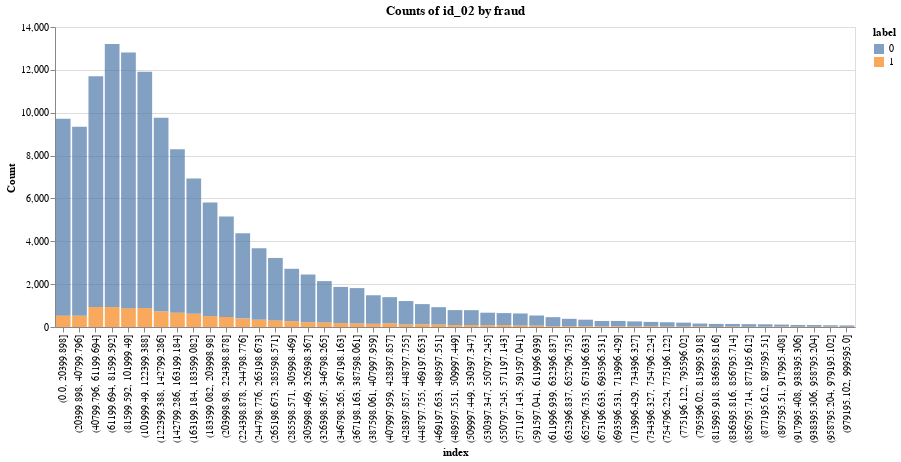

This figure's notebook cell:
### Code cell
auto_bin(X, 'id_02', 50)#.interactive()

### Figure 1 — Vega-Lite specification as saved in the notebook (floating-point values rounded to 4 significant figures)
{"$schema": "https://vega.github.io/schema/vega-lite/v3.3.0.json", "config": {"mark": {"tooltip": null}, "view": {"height": 300, "width": 400}}, "data": {"name": "data-8c3e475fae722abe788d6000dc9ae22c"}, "datasets": {"data-8c3e475fae722abe788d6000dc9ae22c": [{"count": 9191, "index": "(0.0, 20399.898]", "label": 0}, {"count": 527, "index": "(0.0, 20399.898]", "label": 1}, {"count": 8829, "index": "(20399.898, 40799.796]", "label": 0}, {"count": 520, "index": "(20399.898, 40799.796]", "label": 1}, {"count": 10759, "index": "(40799.796, 61199.694]", "label": 0}, {"count": 938, "index": "(40799.796, 61199.694]", "label": 1}, {"count": 12271, "index": "(61199.694, 81599.592]", "label": 0}, {"count": 932, "index": "(61199.694, 81599.592]", "label": 1}, {"count": 11937, "index": "(81599.592, 101999.49]", "label": 0}, {"count": 868, "index": "(81599.592, 101999.49]", "label": 1}, {"count": 11033, "index": "(101999.49, 122399.388]", "label": 0}, {"count": 879, "index": "(101999.49, 122399.388]", "label": 1}, {"count": 9046, "index": "(122399.388, 142799.286]", "label": 0}, {"count": 720, "index": "(122399.388, 142799.286]", "label": 1}, {"count": 7635, "index": "(142799.286, 163199.184]", "label": 0}, {"count": 663, "index": "(142799.286, 163199.184]", "label": 1}, {"count": 6320, "index": "(163199.184, 183599.082]", "label": 0}, {"count": 613, "index": "(163199.184, 183599.082]", "label": 1}, {"count": 5302, "index": "(183599.082, 203998.98]", "label": 0}, {"count": 505, "index": "(183599.082, 203998.98]", "label": 1}, {"count": 4686, "index": "(203998.98, 224398.878]", "label": 0}, {"count": 469, "index": "(203998.98, 224398.878]", "label": 1}, {"count": 3980, "index": "(224398.878, 244798.776]", "label": 0}, {"count": 391, "index": "(224398.878, 244798.776]", "label": 1}, {"count": 3343, "index": "(244798.776, 265198.673]", "label": 0}, {"count": 333, "index": "(244798.776, 265198.673]", "label": 1}, {"count": 2925, "index": "(265198.673, 285598.571]", "label": 0}, {"count": 297, "index": "(265198.673, 285598.571]", "label": 1}, {"count": 2449, "index": "(285598.571, 305998.469]", "label": 0}, {"count": 268, "index": "(285598.571, 305998.469]", "label": 1}, {"count": 2228, "index": "(305998.469, 326398.367]", "label": 0}, {"count": 221, "index": "(305998.469, 326398.367]", "label": 1}, {"count": 1934, "index": "(326398.367, 346798.265]", "label": 0}, {"count": 207, "index": "(326398.367, 346798.265]", "label": 1}, {"count": 1689, "index": "(346798.265, 367198.163]", "label": 0}, {"count": 182, "index": "(346798.265, 367198.163]", "label": 1}, {"count": 1653, "index": "(367198.163, 387598.061]", "label": 0}, {"count": 162, "index": "(367198.163, 387598.061]", "label": 1}, {"count": 1333, "index": "(387598.061, 407997.959]", "label": 0}, {"count": 148, "index": "(387598.061, 407997.959]", "label": 1}, {"count": 1226, "index": "(407997.959, 428397.857]", "label": 0}, {"count": 166, "index": "(407997.959, 428397.857]", "label": 1}, {"count": 1098, "index": "(428397.857, 448797.755]", "label": 0}, {"count": 114, "index": "(428397.857, 448797.755]", "label": 1}, {"count": 946, "index": "(448797.755, 469197.653]", "label": 0}, {"count": 122, "index": "(448797.755, 469197.653]", "label": 1}, {"count": 814, "index": "(469197.653, 489597.551]", "label": 0}, {"count": 111, "index": "(469197.653, 489597.551]", "label": 1}, {"count": 698, "index": "(489597.551, 509997.449]", "label": 0}, {"count": 91, "index": "(489597.551, 509997.449]", "label": 1}, {"count": 698, "index": "(509997.449, 530397.347]", "label": 0}, {"count": 88, "index": "(509997.449, 530397.347]", "label": 1}, {"count": 590, "index": "(530397.347, 550797.245]", "label": 0}, {"count": 77, "index": "(530397.347, 550797.245]", "label": 1}, {"count": 562, "index": "(550797.245, 571197.143]", "label": 0}, {"count": 87, "index": "(550797.245, 571197.143]", "label": 1}, {"count": 566, "index": "(571197.143, 591597.041]", "label": 0}, {"count": 65, "index": "(571197.143, 591597.041]", "label": 1}, {"count": 475, "index": "(591597.041, 611996.939]", "label": 0}, {"count": 62, "index": "(591597.041, 611996.939]", "label": 1}, {"count": 420, "index": "(611996.939, 632396.837]", "label": 0}, {"count": 39, "index": "(611996.939, 632396.837]", "label": 1}, {"count": 342, "index": "(632396.837, 652796.735]", "label": 0}, {"count": 39, "index": "(632396.837, 652796.735]", "label": 1}, {"count": 302, "index": "(652796.735, 673196.633]", "label": 0}, {"count": 39, "index": "(652796.735, 673196.633]", "label": 1}, {"count": 256, "index": "(673196.633, 693596.531]", "label": 0}, {"count": 26, "index": "(673196.633, 693596.531]", "label": 1}, {"count": 253, "index": "(693596.531, 713996.429]", "label": 0}, {"count": 30, "index": "(693596.531, 713996.429]", "label": 1}, {"count": 236, "index": "(713996.429, 734396.327]", "label": 0}, {"count": 25, "index": "(713996.429, 734396.327]", "label": 1}, {"count": 209, "index": "(734396.327, 754796.224]", "label": 0}, {"count": 28, "index": "(734396.327, 754796.224]", "label": 1}, {"count": 204, "index": "(754796.224, 775196.122]", "label": 0}, {"count": 17, "index": "(754796.224, 775196.122]", "label": 1}, {"count": 185, "index": "(775196.122, 795596.02]", "label": 0}, {"count": 19, "index": "(775196.122, 795596.02]", "label": 1}, {"count": 141, "index": "(795596.02, 815995.918]", "label": 0}, {"count": 20, "index": "(795596.02, 815995.918]", "label": 1}, {"count": 138, "index": "(815995.918, 836395.816]", "label": 0}, {"count": 6, "index": "(815995.918, 836395.816]", "label": 1}, {"count": 123, "index": "(836395.816, 856795.714]", "label": 0}, {"count": 19, "index": "(836395.816, 856795.714]", "label": 1}, {"count": 123, "index": "(856795.714, 877195.612]", "label": 0}, {"count": 10, "index": "(856795.714, 877195.612]", "label": 1}, {"count": 114, "index": "(877195.612, 897595.51]", "label": 0}, {"count": 12, "index": "(877195.612, 897595.51]", "label": 1}, {"count": 97, "index": "(897595.51, 917995.408]", "label": 0}, {"count": 16, "index": "(897595.51, 917995.408]", "label": 1}, {"count": 82, "index": "(917995.408, 938395.306]", "label": 0}, {"count": 13, "index": "(917995.408, 938395.306]", "label": 1}, {"count": 80, "index": "(938395.306, 958795.204]", "label": 0}, {"count": 12, "index": "(938395.306, 958795.204]", "label": 1}, {"count": 64, "index": "(958795.204, 979195.102]", "label": 0}, {"count": 17, "index": "(958795.204, 979195.102]", "label": 1}, {"count": 65, "index": "(979195.102, 999595.0]", "label": 0}, {"count": 9, "index": "(979195.102, 999595.0]", "label": 1}]}, "encoding": {"color": {"field": "label", "type": "nominal"}, "tooltip": [{"field": "index", "type": "nominal"}, {"field": "count", "type": "quantitative"}, {"field": "label", "type": "quantitative"}], "x": {"axis": {"title": "index"}, "field": "index", "sort": null, "type": "nominal"}, "y": {"axis": {"title": "Count"}, "field": "count", "type": "quantitative"}}, "mark": {"opacity": 0.7, "type": "bar"}, "title": "Counts of id_02 by fraud", "width": 800}
